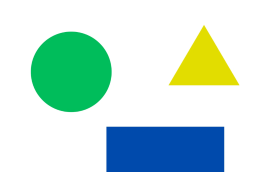
#> input picture shapes.png, 256 x 172 px
$ python CCA.py
#> lines starting #> are read from the running program, lines starting #| are printed output that depends on the picture; after the words box and inside, x2 and y2 are one past the last pixel; in counts of white or black regions, pixels touching at a corner belong together
import cv2
import numpy as np

img = cv2.imread('shapes.png', 0)
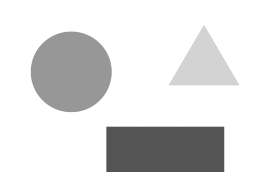
#> img: shape (172, 256); min 82, max 255, mean 220

# smoothing the image:
cv2.GaussianBlur(img, (3, 3), 0)

cv2.imshow('original', img)
cv2.waitKey(0)
cv2.destroyAllWindows()

# Taking dimensions of image:
rows, cols = np.shape(img)
#> rows = 172; cols = 256

# Thresholding the image:
thresh_img = np.where(img < 240, 255, 0)
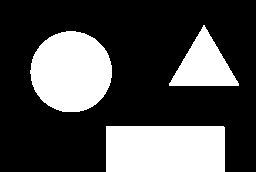
#> thresh_img: shape (172, 256) int64; 29.3% white; 3 white regions, box (x1, y1, x2, y2) and area: (106, 126, 225, 172) 5473, (30, 31, 112, 112) 5207, (169, 25, 239, 86) 2220
thresh_img = np.uint8(thresh_img)
cv2.imshow('threshold image', thresh_img)
cv2.waitKey(0)
cv2.destroyAllWindows()

# Pixel value which will be used as indicator to Objects:
pix_val = 1


while True:

    # finding white pixels to assign them pix_val:
    for i in range(rows):
        for j in range(cols):
            if thresh_img[i][j] == 255:
                thresh_img[i][j] = pix_val
                break
        else:
            continue
        break  # executes when inner loop breaks

    # assigning 8 neighbourhood white pixels(255) same pixel value:
    for i in range(rows):
        for j in range(cols):
            try:
                if thresh_img[i][j] == 255:
                    if thresh_img[i+1][j] == pix_val or thresh_img[i+1][j+1] == pix_val or thresh_img[i][j+1] == pix_val or thresh_img[i-1][j+1] == pix_val or thresh_img[i-1][j] == pix_val or thresh_img[i-1][j-1] == pix_val or thresh_img[i][j-1] == pix_val or thresh_img[i+1][j-1] == pix_val:
                        thresh_img[i][j] = pix_val
                    else:
                        pass
            except IndexError:
                pass

    if 255 not in thresh_img:
        break

    pix_val = pix_val + 1
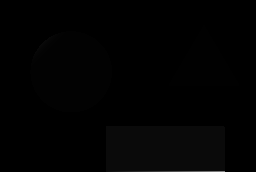
#> thresh_img: shape (172, 256); min 0, max 129, mean 1.7
#> after the loop, pix_val = 129


# Taking median blur of 8 neighbourhood pixels for sharp object detection:
cv2.medianBlur(thresh_img, 3)

# mapping different objects to different hue values:
screen_hue = np.uint8(180*thresh_img/np.max(thresh_img))
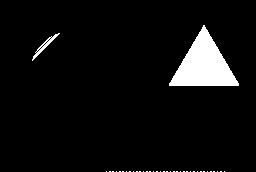
#> screen_hue: shape (172, 256); values 0 (black) and 1 (white), 5.5% white; 38 white regions (36 under 20 px), largest, box (x1, y1, x2, y2) and area: (169, 25, 239, 86) 2220, (32, 33, 60, 61) 132

# setting saturation and value/intensity to max i.e. 255:
blank_ch = 255*np.ones_like(screen_hue)

# merging hue, sat and val to make HSV image:
labeled_img = cv2.merge([screen_hue, blank_ch, blank_ch])
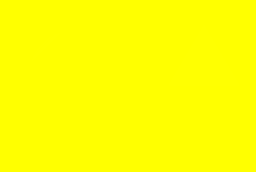
#> labeled_img: shape (172, 256, 3); mean of channels 0, 1, 2 0.1, 255, 255; drawn as B, G, R

# converting to BGR for display
labeled_img = cv2.cvtColor(labeled_img, cv2.COLOR_HSV2BGR)
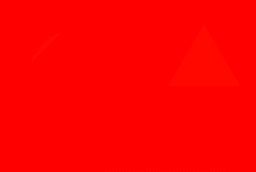
#> labeled_img: shape (172, 256, 3); mean B, G, R 0, 0.4, 255

# After converting image HSV2BGR setting background to black for bgr image:
labeled_img[screen_hue == 0] = 0
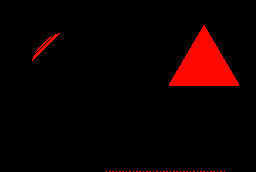
#> labeled_img: shape (172, 256, 3); mean B, G, R 0, 0.4, 14
cv2.imshow('labeled_img', labeled_img)
cv2.waitKey(0)
cv2.destroyAllWindows()
